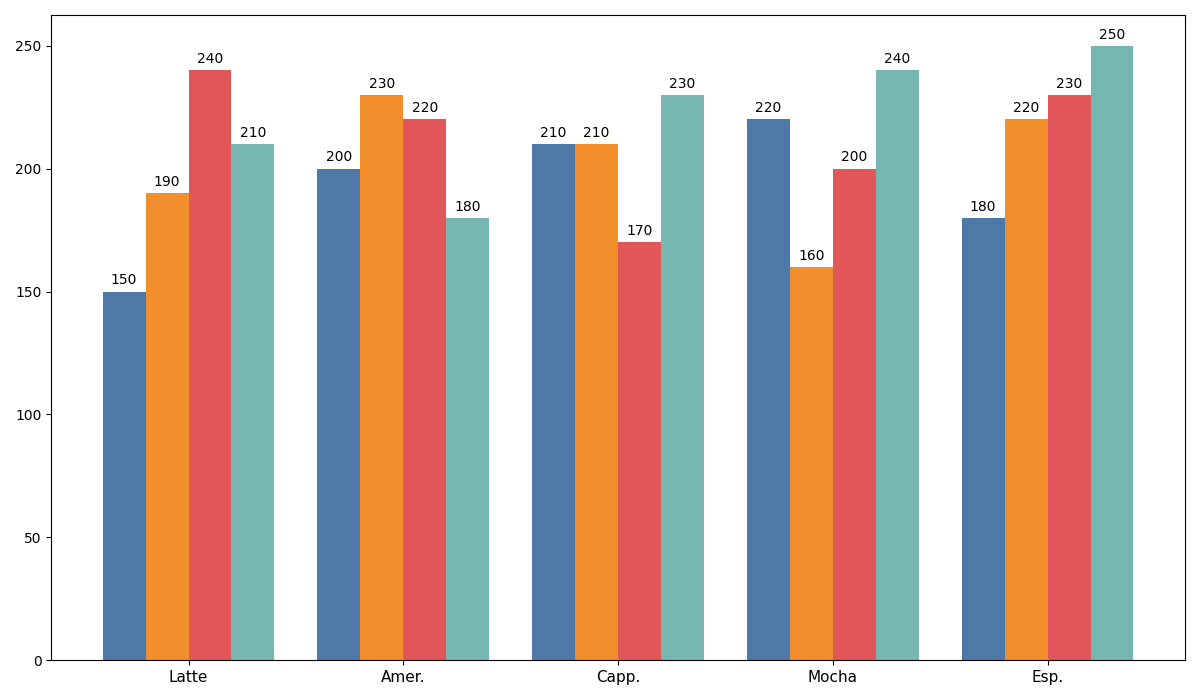

Source code (Python):
import matplotlib.pyplot as plt
import numpy as np

coffee_types = ['Latte', 'Amer.', 'Capp.', 'Mocha', 'Esp.']

sales_Q1 = [150, 200, 210, 220, 180]
sales_Q2 = [190, 230, 210, 160, 220]
sales_Q3 = [240, 220, 170, 200, 230]
sales_Q4 = [210, 180, 230, 240, 250]

data = [sales_Q1, sales_Q2, sales_Q3, sales_Q4]

x = np.arange(len(coffee_types))

fig, ax = plt.subplots(figsize=(12, 7))
width = 0.2

# New set of colors
colors = ['#4e79a7', '#f28e2b', '#e15759', '#76b7b2']
for i, (sales, color) in enumerate(zip(data, colors)):
    rects = ax.bar(x + i * width, sales, width, color=color)
    for rect in rects:
        height = rect.get_height()
        ax.annotate(f'{height}', xy=(rect.get_x() + rect.get_width() / 2, height),
                    xytext=(0, 3), textcoords="offset points", ha='center', va='bottom', fontsize=10)

ax.set_xticks(x + width * 1.5)
ax.set_xticklabels(coffee_types, fontsize=11)

plt.tight_layout()
plt.show()
